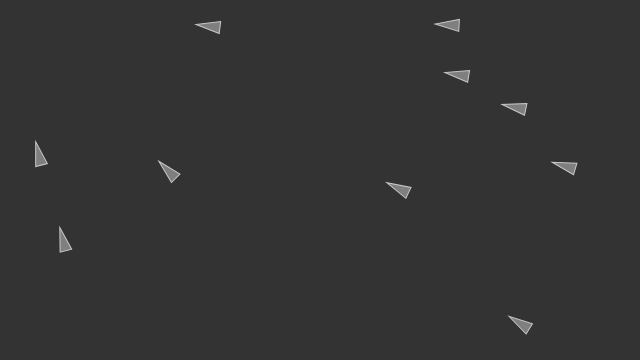
Frame 1 (no input)
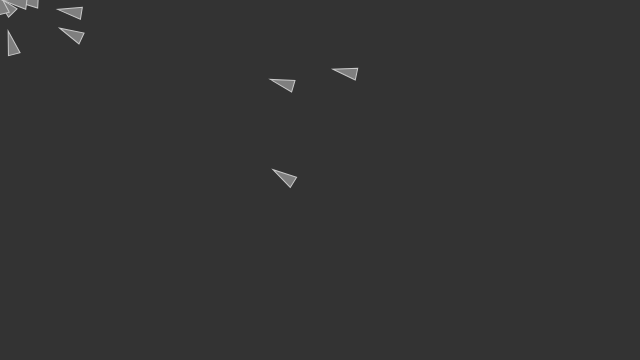
Frame 60 (no input)
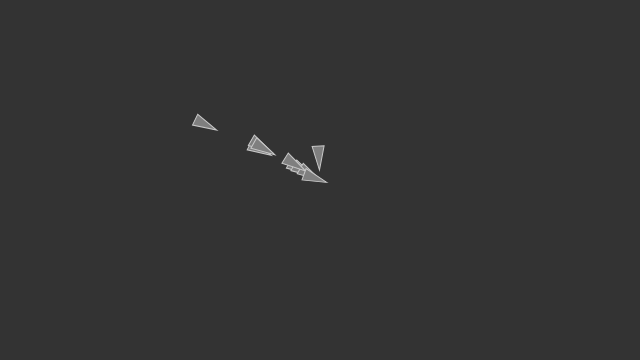
Frame 120 (the mouse pressed at the canvas centre since frame 60)

The p5.js sketch that drew these frames (run headless with seeded random() and noise() and a simulated clock; from frame 60 on, the mouse is pressed at the canvas centre):

// p5.js sketch
// ── sketch.js
// Daniel Shiffman
// https://www.kadenze.com/courses/the-nature-of-code
// http://natureofcode.com/
// Session 3: Arrive Steering Behavior

// A vehicle
var vehicle = [];

function setup() {
    createCanvas(640, 360);
    // Create the vehicle

    for(var j = 0;j < 10;j++){
	vehicle[j] = new Vehicle(random(0,640), random(0,360));
    }

    
   
    
}

function draw() {
    background(51);
    
    // Arrive at the target
    var target = createVector(mouseX, mouseY);
    
    for(var i = 0;i < 10;i++){
	vehicle[i].arrive(target);
	
	// Update and display
	vehicle[i].update();
	vehicle[i].display();
    }
}

// ── vehicle.js
// Daniel Shiffman
// https://www.kadenze.com/courses/the-nature-of-code
// http://natureofcode.com/
// Session 3: Arrive Steering Behavior

function Vehicle(x, y, m) {
  this.pos = createVector(x, y);
  this.vel = createVector(0, 0);
  this.acc = createVector(0, 0);
    //this.maxspeed = 5;
    this.maxspeed = random(1,10); //速さ
    // this.maxforce = 0.2;
    this.maxforce = random(0.1,1); //力？

    this.r = 6; //矢印の大きさ

  this.applyForce = function(force) {
    this.acc.add(force);
  }

  this.arrive = function(target) {

    var desired = p5.Vector.sub(target, this.pos);

    // desired.setMag(this.maxspeed);

    // The arrive behavior!
    var d = desired.mag();

    if (d < 100) {
      // Map the desired magnitude according to distance
      var m = map(d, 0, 100, 0, this.maxspeed);
      desired.setMag(m);
    } else {
      desired.setMag(this.maxspeed);
    }


    var steering = p5.Vector.sub(desired, this.vel);
    steering.limit(this.maxforce);

    this.applyForce(steering);

  }

  this.update = function() {
    this.vel.add(this.acc);
    this.vel.limit(this.maxspeed);
    this.pos.add(this.vel);
    this.acc.set(0, 0);
  }

  this.display = function() {
    // Draw a triangle rotated in the direction of velocity
    var theta = this.vel.heading() + PI / 2;
    fill(127);
    stroke(200);
    strokeWeight(1);
    push();
    translate(this.pos.x, this.pos.y);
    rotate(theta);
    beginShape();
    vertex(0, -this.r * 2);
    vertex(-this.r, this.r * 2);
    vertex(this.r, this.r * 2);
    endShape(CLOSE);
    pop();
  }
}
